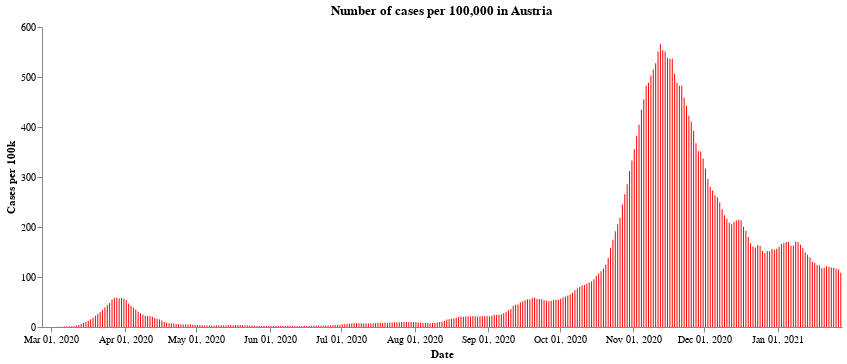

The code cell stored with this chart in its notebook:
### Markdown cell above
First we have the number of cases per 100,000 population across the whole of Austria. After a very sharp rise in cases during the end of October and the middle of November, the number of new cases have fallen due to the second lockdown. At the time of writting, the cases seem to have levelled off a little - though the Austrian government announced a third lockdown lasting a month starting from the 26th of December, in the expectation that cases will continue to rise over the festive period.

### Code cell
#collapse
import altair as alt

alt.Chart(all_austria).mark_bar(
    color='red',
    opacity=1,
    size=1
).encode(
    x=alt.X("yearmonthdate(Time):T", axis=alt.Axis(title='Date')),
    y=alt.Y("SiebenTageInzidenzFaelle:Q",
            axis=alt.Axis(title='Cases per 100k')),
).configure_axis(grid=False).configure_view(strokeWidth=0).properties(
    title='Number of cases per 100,000 in Austria', width=800
)

### Figure 1 — Vega-Lite specification as saved in the notebook (floating-point values rounded to 4 significant figures; data arrays with more than 128 entries replaced by an {"elided": "..."} marker saying what was removed)
{"config": {"view": {"continuousWidth": 400, "continuousHeight": 300, "strokeWidth": 0}, "axis": {"grid": false}}, "data": {"name": "data-8b509bd4a3ea45fb3855633c803c617d"}, "mark": {"type": "bar", "color": "red", "opacity": 1, "size": 1}, "encoding": {"x": {"type": "temporal", "axis": {"title": "Date"}, "field": "Time", "timeUnit": "yearmonthdate"}, "y": {"type": "quantitative", "axis": {"title": "Cases per 100k"}, "field": "SiebenTageInzidenzFaelle"}}, "title": "Number of cases per 100,000 in Austria", "width": 800, "$schema": "https://vega.github.io/schema/vega-lite/v4.8.1.json", "datasets": {"data-8b509bd4a3ea45fb3855633c803c617d": {"elided": "337 records"}}}
